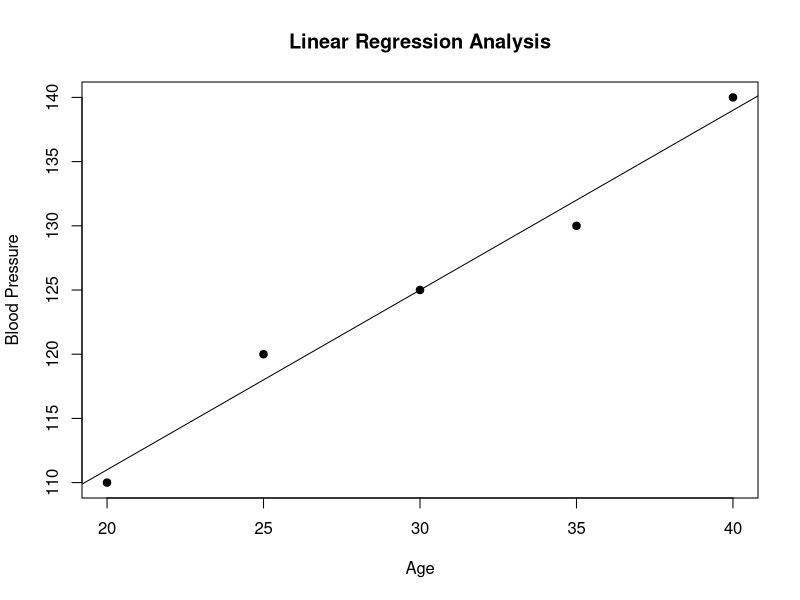

This figure's R source:
# EXPERIMENT 19: LINEAR REGRESSION
Age <- c(20, 25, 30, 35, 40)
BloodPressure <- c(110, 120, 125, 130, 140)

data <- data.frame(Age, BloodPressure)

model <- lm(BloodPressure ~ Age, data = data)

print(model)
summary(model)

plot(data$Age, data$BloodPressure,
     main = "Linear Regression Analysis",
     xlab = "Age",
     ylab = "Blood Pressure",
     pch = 19)

abline(model)
